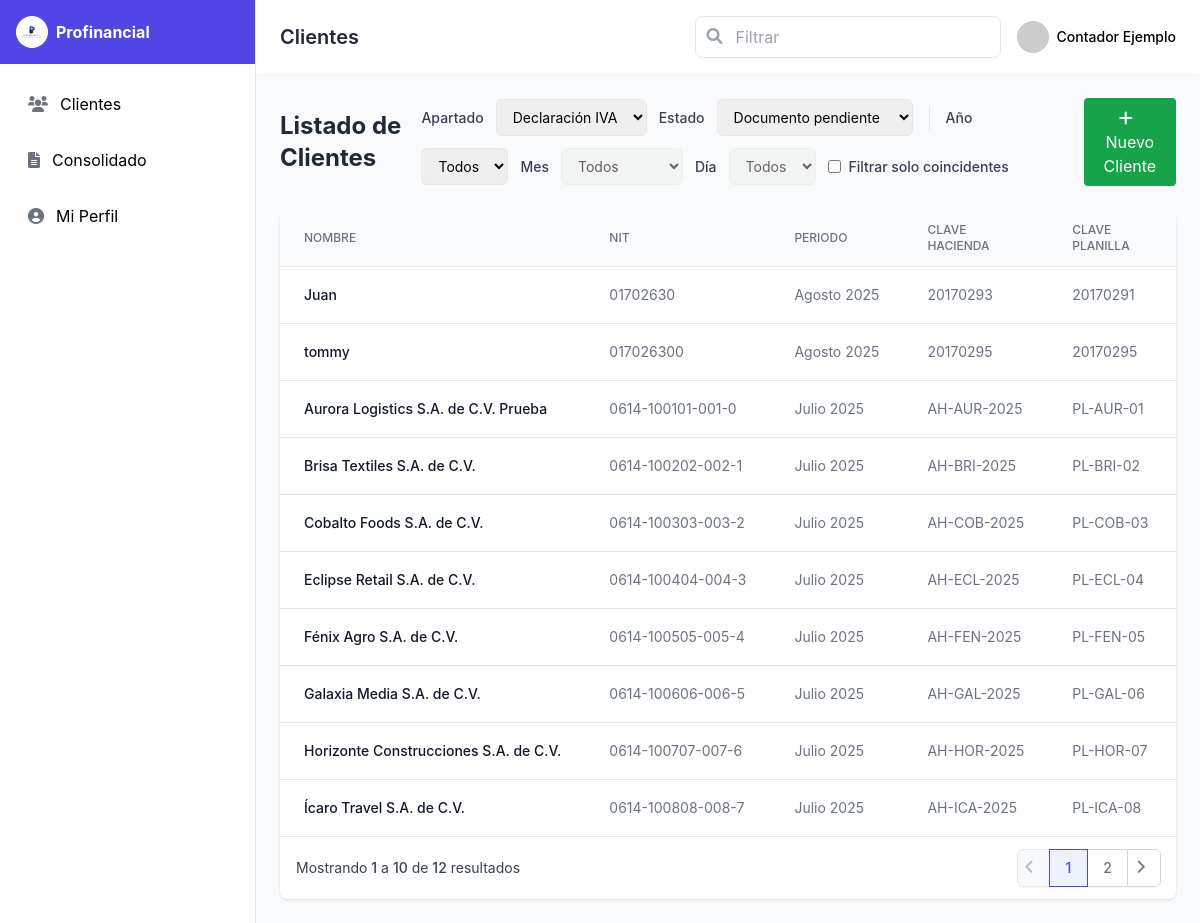
Before: /cliente/index.php with the older database file.
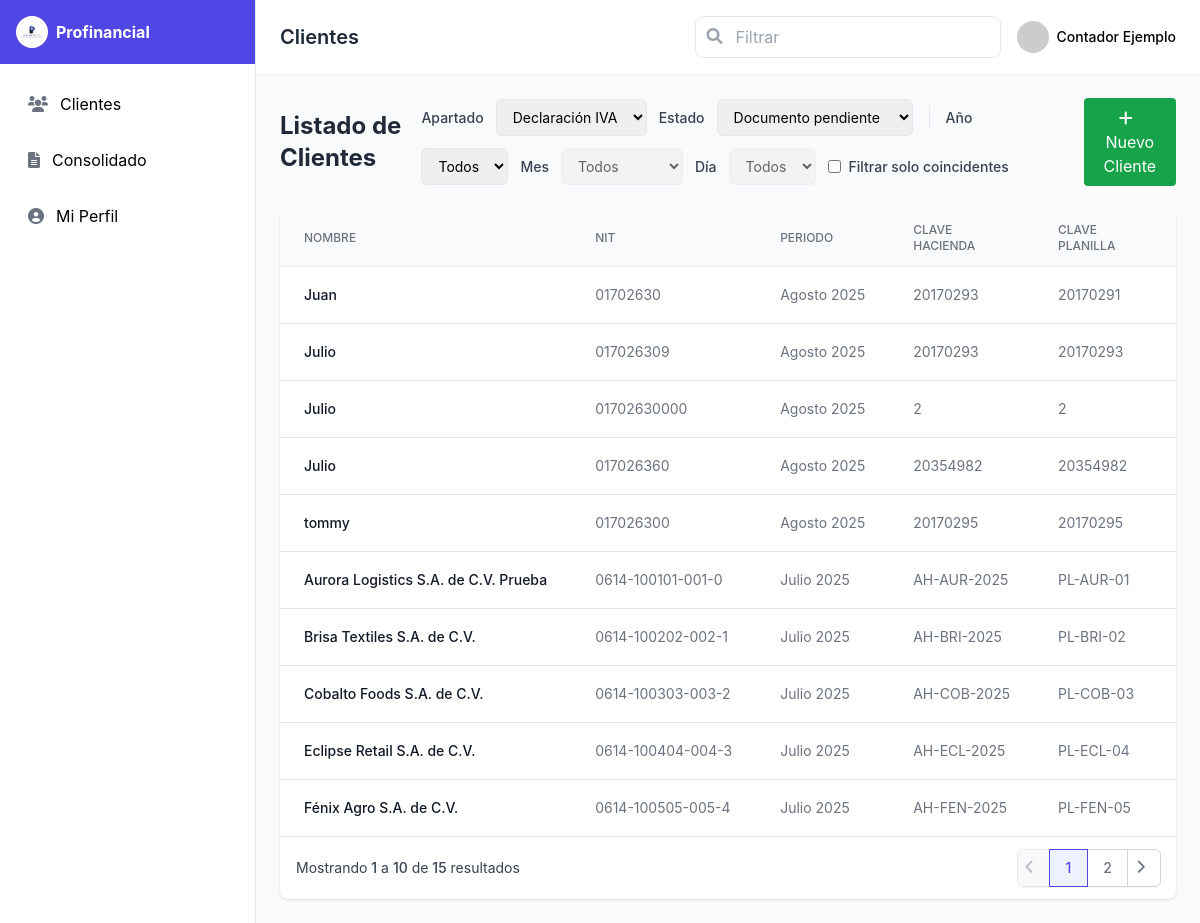
After: the same page with the newer database file.
### tables this page shows
CREATE TABLE IF NOT EXISTS `clientes` (
  `id` bigint NOT NULL AUTO_INCREMENT,
  `nombre` varchar(160) NOT NULL,
  `nit` varchar(32) DEFAULT NULL,
  `nrc` varchar(32) DEFAULT NULL,
  `contacto` varchar(120) DEFAULT NULL,
  `telefono` varchar(40) DEFAULT NULL,
  `email` varchar(160) DEFAULT NULL,
  `clave_hacienda` varchar(64) DEFAULT NULL,
  `clave_planilla` varchar(64) DEFAULT NULL,
  `contador` varchar(120) DEFAULT NULL,
  `direccion` varchar(255) DEFAULT NULL,
  `activo` tinyint(1) NOT NULL DEFAULT '1',
  `creado_en` timestamp NOT NULL DEFAULT CURRENT_TIMESTAMP,
  `actualizado_en` timestamp NULL DEFAULT NULL ON UPDATE CURRENT_TIMESTAMP,
  `declaracion_iva` enum('documento pendiente','pendiente de procesar','en proceso','presentada','pagada') DEFAULT 'documento pendiente',
  `declaracion_pa` enum('documento pendiente','pendiente de procesar','en proceso','presentada','pagada') DEFAULT 'documento pendiente',
  `declaracion_planilla` enum('documento pendiente','pendiente de procesar','en proceso','presentada','pagada') DEFAULT 'documento pendiente',
  `declaracion_contabilidad` enum('pendiente de procesar','en proceso','presentada') DEFAULT 'pendiente de procesar',
  PRIMARY KEY (`id`),
  UNIQUE KEY `uk_clientes_ident` (`nit`,`nrc`),
  KEY `idx_clientes_nombre` (`nombre`),
  KEY `idx_declaracion_iva` (`declaracion_iva`),
  KEY `idx_declaracion_pa` (`declaracion_pa`),
  KEY `idx_declaracion_planilla` (`declaracion_planilla`),
  KEY `idx_declaracion_contabilidad` (`declaracion_contabilidad`)
);

### cliente/index.php (the view, shortened to what the changed rows need)
<?php
$DB_HOST='localhost';
$DB_NAME='profinancial_crm';
$DB_USER='root';
$DB_PASS='';
function h($s){ return htmlspecialchars((string)$s, ENT_QUOTES, 'UTF-8'); }
$rowsPerPage = 10;
$currentPage = isset($_GET['page']) ? max(1, (int)$_GET['page']) : 1;
$offset = ($currentPage - 1) * $rowsPerPage;
try {
  $pdo = new PDO(
    "mysql:host=$DB_HOST;dbname=$DB_NAME;charset=utf8mb4",
    $DB_USER, $DB_PASS,
    [ PDO::ATTR_ERRMODE => PDO::ERRMODE_EXCEPTION ]
  );
  $countSql = "
    SELECT COUNT(DISTINCT c.id, per.anio, per.mes) as total
    FROM clientes c
    LEFT JOIN periodos per ON per.cliente_id=c.id
    LEFT JOIN presentaciones p ON p.periodo_id=per.id
    LEFT JOIN tipos_formulario tf ON tf.id=p.tipo_formulario_id
    WHERE per.anio IS NOT NULL AND per.mes IS NOT NULL
  ";
  $totalResult = $pdo->query($countSql)->fetch(PDO::FETCH_ASSOC);
  $totalRows = $totalResult['total'];
  $totalPages = ceil($totalRows / $rowsPerPage);
  $sql = "
    SELECT
      c.id   AS cliente_id,
      c.nombre AS cliente_nombre,
      c.nit, c.contacto, c.telefono, c.email,
      c.clave_hacienda,
      c.clave_planilla,
      c.contador,
      per.anio, per.mes,
      -- Determina si es cliente nuevo (sin periodos)
      CASE WHEN per.id IS NULL THEN 1 ELSE 0 END AS cliente_nuevo,
      MAX(CASE WHEN tf.codigo='IVA'
           THEN CASE WHEN p.pagado=1 THEN 'pagada'
                     WHEN p.presentado=1 THEN 'presentada'
                     ELSE 'pendiente' END END) AS iva,
      MAX(CASE WHEN tf.codigo IN ('RENTA','PA')
           THEN CASE WHEN (p.presentado=1 OR p.pagado=1) THEN 'realizado'
                     ELSE 'pendiente' END END) AS pa,
      MAX(CASE WHEN tf.codigo='PLANILLA'
           THEN CASE WHEN p.pagado=1 THEN 'pagada'
                     ELSE 'pendiente' END END) AS planilla,
      MAX(CASE WHEN tf.codigo IN ('CONTAB','CONTABILIDAD')
           THEN CASE WHEN (p.presentado=1 OR p.pagado=1) THEN 'realizado'
                     ELSE 'pendiente' END END) AS conta,
      -- NUEVAS COLUMNAS AGREGADAS
      c.declaracion_iva,
      c.declaracion_pa,
      c.declaracion_planilla,
      c.declaracion_contabilidad
    FROM clientes c
    LEFT JOIN periodos per        ON per.cliente_id=c.id
    LEFT JOIN presentaciones p    ON p.periodo_id=per.id
    LEFT JOIN tipos_formulario tf ON tf.id=p.tipo_formulario_id
    WHERE per.anio IS NOT NULL AND per.mes IS NOT NULL
    GROUP BY
      c.id, c.nombre, c.nit, c.contacto, c.telefono, c.email,
      c.clave_hacienda, c.clave_planilla, c.contador,
      per.anio, per.mes
    ORDER BY per.anio DESC, per.mes DESC, c.nombre ASC
    LIMIT $offset, $rowsPerPage
  ";
  $rows = $pdo->query($sql)->fetchAll(PDO::FETCH_ASSOC);
} catch (Throwable $e) {
  http_response_code(500);
  echo '<!doctype html><meta charset="utf-8"><pre style="padding:16px;color:#b91c1c">';
  echo "Error conectando a la BD: ".h($e->getMessage());
  echo '</pre>'; exit;
}
function fechaPeriodo($anio,$mes){
  return sprintf('%04d-%02d-01',(int)$anio,(int)$mes);
}
?>
<!DOCTYPE html>
<html lang="es">
<head>
    <script src="https://cdn.tailwindcss.com"></script>
    <link href="https://cdnjs.cloudflare.com/ajax/libs/font-awesome/6.0.0-beta3/css/all.min.css" rel="stylesheet">
</head>
<body class="bg-gray-50">
    <div class="flex h-screen">
        <div class="flex-1 flex flex-col overflow-hidden">
            <header class="bg-white shadow-sm">
                <div class="px-6 py-4 flex items-center justify-between">
                    <h1 class="text-xl font-semibold text-gray-800" id="page-title">Clientes</h1>
                </div>
            </header>
            <main class="flex-1 overflow-y-auto p-6">
                <div class="flex flex-col lg:flex-row lg:items-center lg:justify-between gap-4 mb-6">
                    <h2 class="text-2xl font-bold text-gray-800">Listado de Clientes</h2>
                </div>
                <div class="bg-white rounded-lg shadow overflow-hidden">
                    <div class="overflow-x-auto">
                        <table id="tablaClientes" class="min-w-full divide-y divide-gray-200">
                            <thead class="bg-gray-50">
                                <tr>
                                    <th class="px-6 py-3 text-left text-xs font-medium text-gray-500 uppercase">Nombre</th>
                                    <th class="px-6 py-3 text-left text-xs font-medium text-gray-500 uppercase">NIT</th>
                                    <th class="px-6 py-3 text-left text-xs font-medium text-gray-500 uppercase">Periodo</th>
                                    <th class="px-6 py-3 text-left text-xs font-medium text-gray-500 uppercase">Clave Hacienda</th>
                                    <th class="px-6 py-3 text-left text-xs font-medium text-gray-500 uppercase">Clave Planilla</th>
                                    <th class="px-6 py-3 text-left text-xs font-medium text-gray-500 uppercase">Contacto</th>
                                </tr>
                            </thead>
                            <tbody class="bg-white divide-y divide-gray-200">
                                <?php if (!empty($rows)): ?>
                                  <?php foreach ($rows as $r):
                                    $fecha = fechaPeriodo($r['anio'],$r['mes']);
                                    $iva = strtolower($r['declaracion_iva'] ?? $r['iva'] ?? 'pendiente');
                                    $pa  = strtolower($r['declaracion_pa'] ?? $r['pa'] ?? 'pendiente');
                                    $pla = strtolower($r['declaracion_planilla'] ?? $r['planilla'] ?? 'pendiente');
                                    $con = strtolower($r['declaracion_contabilidad'] ?? $r['conta'] ?? 'pendiente');
                                    $meses = [
                                        1 => 'Enero', 2 => 'Febrero', 3 => 'Marzo', 4 => 'Abril',
                                        5 => 'Mayo', 6 => 'Junio', 7 => 'Julio', 8 => 'Agosto',
                                        9 => 'Septiembre', 10 => 'Octubre', 11 => 'Noviembre', 12 => 'Diciembre'
                                    ];
                                    $periodo_texto = $r['anio'] && $r['mes'] ?
                                        $meses[$r['mes']] . ' ' . $r['anio'] : 'Sin periodo';
                                  ?>
                                  <tr
                                    data-fecha="<?=h($fecha)?>"
                                    data-iva="<?=h($iva)?>"
                                    data-pa="<?=h($pa)?>"
                                    data-planilla="<?=h($pla)?>"
                                    data-conta="<?=h($con)?>"
                                  >
                                    <td class="px-6 py-4 whitespace-nowrap text-sm font-medium text-gray-900"><?=h($r['cliente_nombre'])?></td>
                                    <td class="px-6 py-4 whitespace-nowrap text-sm text-gray-500"><?=h($r['nit'])?></td>
                                    <td class="px-6 py-4 whitespace-nowrap text-sm text-gray-500"><?=h($periodo_texto)?></td>
                                    <td class="px-6 py-4 whitespace-nowrap text-sm text-gray-500"><?=h($r['clave_hacienda'] ?? '-')?></td>
                                    <td class="px-6 py-4 whitespace-nowrap text-sm text-gray-500"><?=h($r['clave_planilla'] ?? '-')?></td>
                                    <td class="px-6 py-4 whitespace-nowrap text-sm text-gray-500"><?=h($r['contacto'])?></td>
                                  </tr>
                                  <?php endforeach; ?>
                                <?php else: ?>
                                  <tr><td colspan="12" class="px-6 py-4 text-sm text-gray-500">No hay datos para mostrar.</td></tr>
                                <?php endif; ?>
                            </tbody>
                        </table>
                    </div>
                    <?php if ($totalPages > 1): ?>
                    <div class="bg-white px-4 py-3 flex items-center justify-between border-t border-gray-200">
                        <div class="flex-1 flex items-center justify-between">
                            <div>
                                <p class="text-sm text-gray-700">
                                    Mostrando <span class="font-medium"><?=($offset + 1)?></span> a <span class="font-medium"><?=min($offset + $rowsPerPage, $totalRows)?></span> de <span class="font-medium"><?=$totalRows?></span> resultados
                                </p>
                            </div>
                            <div>
                                <nav class="inline-flex rounded-md shadow-sm">
                                    <?php if ($currentPage > 1): ?>
                                        <a href="?page=<?=$currentPage - 1?>" class="pagination-link relative inline-flex items-center px-2 py-2 rounded-l-md border border-gray-300 bg-white text-sm font-medium text-gray-500 hover:bg-gray-50">
                                            <span class="sr-only">Anterior</span>
                                            <i class="fas fa-chevron-left w-4 h-4"></i>
                                        </a>
                                    <?php else: ?>
                                        <span class="pagination-link disabled relative inline-flex items-center px-2 py-2 rounded-l-md border border-gray-300 bg-white text-sm font-medium text-gray-500">
                                            <i class="fas fa-chevron-left w-4 h-4"></i>
                                        </span>
                                    <?php endif; ?>
                                    <?php
                                    $startPage = max(1, $currentPage - 2);
                                    $endPage = min($totalPages, $startPage + 4);
                                    if ($endPage - $startPage < 4) {
                                        $startPage = max(1, $endPage - 4);
                                    }
                                    for ($i = $startPage; $i <= $endPage; $i++): ?>
                                        <a href="?page=<?=$i?>" class="pagination-link relative inline-flex items-center px-4 py-2 border border-gray-300 bg-white text-sm font-medium <?=($i == $currentPage) ? 'active text-indigo-600' : 'text-gray-500 hover:bg-gray-50'?>">
                                            <?=$i?>
                                        </a>
                                    <?php endfor; ?>
                                    <?php if ($currentPage < $totalPages): ?>
                                        <a href="?page=<?=$currentPage + 1?>" class="pagination-link relative inline-flex items-center px-2 py-2 rounded-r-md border border-gray-300 bg-white text-sm font-medium text-gray-500 hover:bg-gray-50">
                                            <i class="fas fa-chevron-right w-4 h-4"></i>
                                        </a>
                                    <?php endif; ?>
                                </nav>
                            </div>
                        </div>
                    </div>
                    <?php endif; ?>
                </div>
            </main>
        </div>
    </div>
</body>
</html>

Changed rows visible on the page:
no longer on this page (row unchanged): clientes: nombre "Galaxia Media S.A. de C.V.", nit "0614-100606-006-5", periodo_texto "Julio 2025", clave_hacienda "AH-GAL-2025", clave_planilla "PL-GAL-06"
no longer on this page (row unchanged): clientes: nombre "Horizonte Construcciones S.A. de C.V.", nit "0614-100707-007-6", periodo_texto "Julio 2025", clave_hacienda "AH-HOR-2025", clave_planilla "PL-HOR-07"
no longer on this page (row unchanged): clientes: nombre "Ícaro Travel S.A. de C.V.", nit "0614-100808-008-7", periodo_texto "Julio 2025", clave_hacienda "AH-ICA-2025", clave_planilla "PL-ICA-08"
added clientes: nombre "Julio", nit "017026309", periodo_texto "Agosto 2025", clave_hacienda "20170293", clave_planilla "20170293"
added clientes: nombre "Julio", nit "01702630000", periodo_texto "Agosto 2025", clave_hacienda "2", clave_planilla "2"
added clientes: nombre "Julio", nit "017026360", periodo_texto "Agosto 2025", clave_hacienda "20354982", clave_planilla "20354982"
Other visible differences:
$totalRows: "12" → "15"
